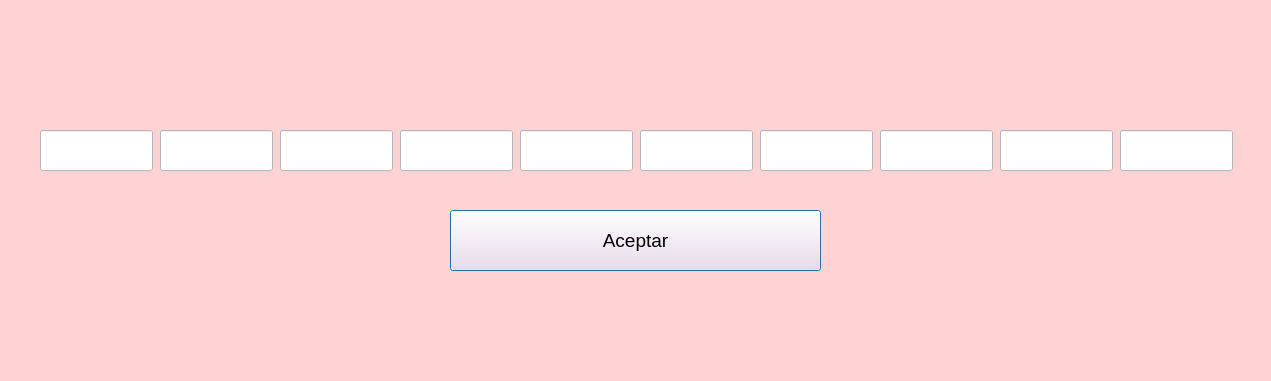
<?xml version="1.0" encoding="UTF-8"?>
<ui version="4.0">
 <class>Dialog</class>
 <widget class="QDialog" name="Dialog">
  <property name="geometry">
   <rect>
    <x>0</x>
    <y>0</y>
    <width>1271</width>
    <height>381</height>
   </rect>
  </property>
  <property name="windowTitle">
   <string>Dialog</string>
  </property>
  <property name="styleSheet">
   <string notr="true">background-color: rgb(255, 211, 212);</string>
  </property>
  <widget class="QLabel" name="label_6">
   <property name="geometry">
    <rect>
     <x>0</x>
     <y>0</y>
     <width>181</width>
     <height>91</height>
    </rect>
   </property>
   <property name="text">
    <string/>
   </property>
   <property name="pixmap">
    <pixmap resource="../../Imagenes/resources.qrc">:/Logos/LogoUAT.png</pixmap>
   </property>
   <property name="scaledContents">
    <bool>true</bool>
   </property>
  </widget>
  <widget class="QLabel" name="label_7">
   <property name="geometry">
    <rect>
     <x>1090</x>
     <y>0</y>
     <width>181</width>
     <height>91</height>
    </rect>
   </property>
   <property name="text">
    <string/>
   </property>
   <property name="pixmap">
    <pixmap resource="../../Imagenes/resources.qrc">:/Logos/LogoFIT.jpg</pixmap>
   </property>
   <property name="scaledContents">
    <bool>true</bool>
   </property>
  </widget>
  <widget class="QLabel" name="label_8">
   <property name="geometry">
    <rect>
     <x>1090</x>
     <y>290</y>
     <width>181</width>
     <height>91</height>
    </rect>
   </property>
   <property name="text">
    <string/>
   </property>
   <property name="pixmap">
    <pixmap resource="../../Imagenes/resources.qrc">:/Logos/RhineLab.jpg</pixmap>
   </property>
   <property name="scaledContents">
    <bool>true</bool>
   </property>
  </widget>
  <widget class="QLineEdit" name="txtCompra8">
   <property name="enabled">
    <bool>false</bool>
   </property>
   <property name="geometry">
    <rect>
     <x>880</x>
     <y>130</y>
     <width>113</width>
     <height>41</height>
    </rect>
   </property>
   <property name="styleSheet">
    <string notr="true">background-color: rgb(255, 255, 255);</string>
   </property>
  </widget>
  <widget class="QLineEdit" name="txtCompra2">
   <property name="enabled">
    <bool>false</bool>
   </property>
   <property name="geometry">
    <rect>
     <x>160</x>
     <y>130</y>
     <width>113</width>
     <height>41</height>
    </rect>
   </property>
   <property name="styleSheet">
    <string notr="true">background-color: rgb(255, 255, 255);</string>
   </property>
  </widget>
  <widget class="QLineEdit" name="txtCompra6">
   <property name="enabled">
    <bool>false</bool>
   </property>
   <property name="geometry">
    <rect>
     <x>640</x>
     <y>130</y>
     <width>113</width>
     <height>41</height>
    </rect>
   </property>
   <property name="styleSheet">
    <string notr="true">background-color: rgb(255, 255, 255);</string>
   </property>
  </widget>
  <widget class="QLineEdit" name="txtCompra3">
   <property name="enabled">
    <bool>false</bool>
   </property>
   <property name="geometry">
    <rect>
     <x>280</x>
     <y>130</y>
     <width>113</width>
     <height>41</height>
    </rect>
   </property>
   <property name="styleSheet">
    <string notr="true">background-color: rgb(255, 255, 255);</string>
   </property>
  </widget>
  <widget class="QLineEdit" name="txtCompra1">
   <property name="enabled">
    <bool>false</bool>
   </property>
   <property name="geometry">
    <rect>
     <x>40</x>
     <y>130</y>
     <width>113</width>
     <height>41</height>
    </rect>
   </property>
   <property name="styleSheet">
    <string notr="true">background-color: rgb(255, 255, 255);</string>
   </property>
  </widget>
  <widget class="QLineEdit" name="txtCompra4">
   <property name="enabled">
    <bool>false</bool>
   </property>
   <property name="geometry">
    <rect>
     <x>400</x>
     <y>130</y>
     <width>113</width>
     <height>41</height>
    </rect>
   </property>
   <property name="styleSheet">
    <string notr="true">background-color: rgb(255, 255, 255);</string>
   </property>
  </widget>
  <widget class="QLineEdit" name="txtCompra9">
   <property name="enabled">
    <bool>false</bool>
   </property>
   <property name="geometry">
    <rect>
     <x>1000</x>
     <y>130</y>
     <width>113</width>
     <height>41</height>
    </rect>
   </property>
   <property name="styleSheet">
    <string notr="true">background-color: rgb(255, 255, 255);</string>
   </property>
  </widget>
  <widget class="QLineEdit" name="txtCompra5">
   <property name="enabled">
    <bool>false</bool>
   </property>
   <property name="geometry">
    <rect>
     <x>520</x>
     <y>130</y>
     <width>113</width>
     <height>41</height>
    </rect>
   </property>
   <property name="styleSheet">
    <string notr="true">background-color: rgb(255, 255, 255);</string>
   </property>
  </widget>
  <widget class="QLineEdit" name="txtCompra7">
   <property name="enabled">
    <bool>false</bool>
   </property>
   <property name="geometry">
    <rect>
     <x>760</x>
     <y>130</y>
     <width>113</width>
     <height>41</height>
    </rect>
   </property>
   <property name="styleSheet">
    <string notr="true">background-color: rgb(255, 255, 255);</string>
   </property>
  </widget>
  <widget class="QLineEdit" name="txtCompra10">
   <property name="enabled">
    <bool>false</bool>
   </property>
   <property name="geometry">
    <rect>
     <x>1120</x>
     <y>130</y>
     <width>113</width>
     <height>41</height>
    </rect>
   </property>
   <property name="styleSheet">
    <string notr="true">background-color: rgb(255, 255, 255);</string>
   </property>
  </widget>
  <widget class="QPushButton" name="btnCompras_2">
   <property name="geometry">
    <rect>
     <x>450</x>
     <y>210</y>
     <width>371</width>
     <height>61</height>
    </rect>
   </property>
   <property name="font">
    <font>
     <pointsize>14</pointsize>
    </font>
   </property>
   <property name="styleSheet">
    <string notr="true">background-color: rgb(255, 224, 235);</string>
   </property>
   <property name="text">
    <string>Aceptar</string>
   </property>
  </widget>
 </widget>
 <resources>
  <include location="../../Imagenes/resources.qrc"/>
  <include location="D:/Python 3.12/Lib/Imagenes/resources.qrc"/>
 </resources>
 <connections/>
</ui>
